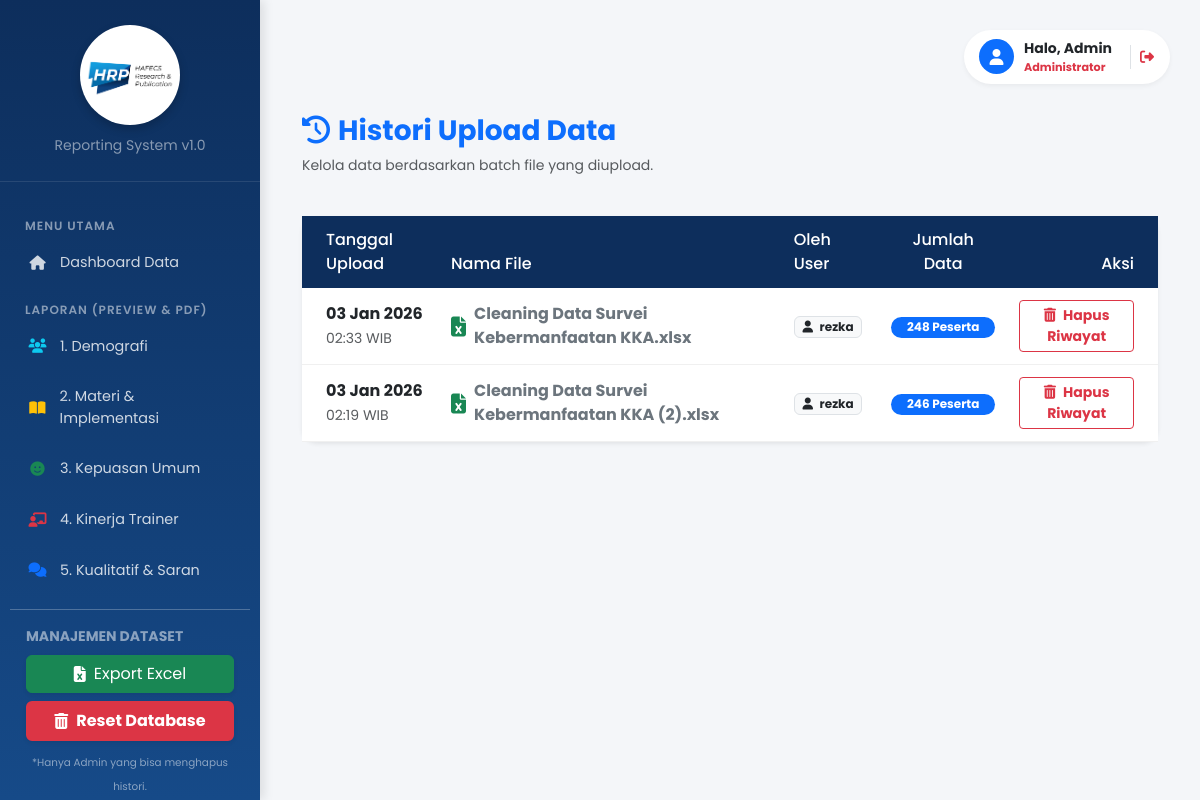
Before: /history/ (signed in) with the older database file.
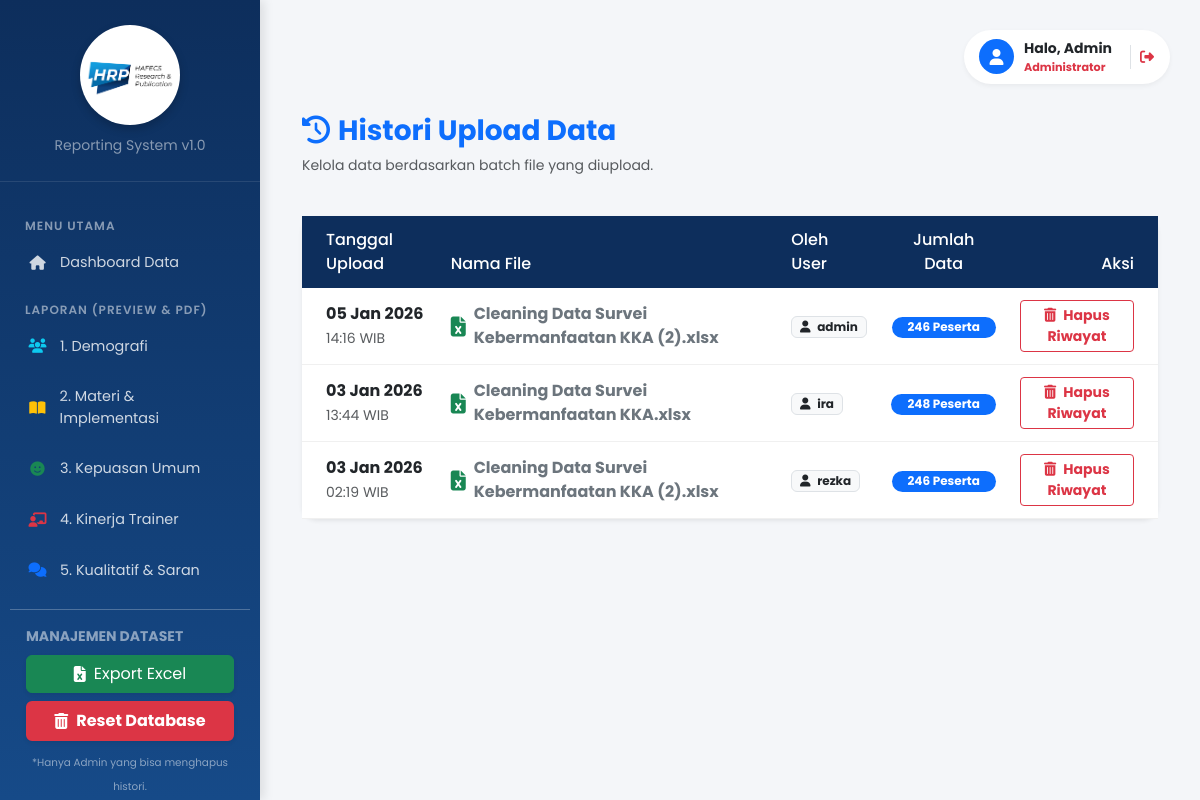
After: the same page with the newer database file.
### reporting/models.py (models this page shows, shortened)
class RiwayatUpload(models.Model):
    tanggal = models.DateTimeField(auto_now_add=True)
    nama_file = models.CharField(max_length=255)
    user_uploader = models.ForeignKey(User, on_delete=models.SET_NULL, null=True)
    jumlah_data = models.IntegerField(default=0)
    keterangan = models.TextField(blank=True, null=True) # Opsional, misal: "Data Pelatihan X"

### reporting/views.py (the view)
# urls.py: path('history/', views.manage_history, name='manage_history'),
@user_passes_test(is_admin) # Cuma Admin yang boleh
def manage_history(request):
    histories = RiwayatUpload.objects.all().order_by('-tanggal')
    context = {
        'histories': histories
    }
    return render(request, 'manage_history.html', context)

### reporting/views.py (called while the page is built)
def is_admin(user):
    return user.is_superuser

### templates/manage_history.html (shortened to what this page needs)
{% extends 'base.html' %}
{% block content %}
<div class="container mt-4">
    <div class="d-flex justify-content-between align-items-center mb-4">
        <div>
            <h3 class="fw-bold text-primary"><i class="fas fa-history me-2"></i>Histori Upload Data</h3>
            <p class="text-muted small">Kelola data berdasarkan batch file yang diupload.</p>
        </div>
    </div>
    <div class="card shadow-sm border-0">
        <div class="card-body p-0">
            <table class="table table-hover align-middle mb-0">
                <thead class="bg-light">
                    <tr>
                        <th class="ps-4">Tanggal Upload</th>
                        <th>Nama File</th>
                        <th>Oleh User</th>
                        <th class="text-center">Jumlah Data</th>
                        <th class="text-end pe-4">Aksi</th>
                    </tr>
                </thead>
                <tbody>
                    {% for item in histories %}
                    <tr>
                        <td class="ps-4">
                            <div class="fw-bold text-dark">{{ item.tanggal|date:"d M Y" }}</div>
                            <small class="text-muted">{{ item.tanggal|date:"H:i" }} WIB</small>
                        </td>
                        <td>
                            <div class="d-flex align-items-center">
                                <i class="fas fa-file-excel text-success me-2 fa-lg"></i>
                                <span class="fw-bold text-secondary">{{ item.nama_file }}</span>
                            </div>
                        </td>
                        <td>
                            <span class="badge bg-light text-dark border">
                                <i class="fas fa-user me-1"></i> {{ item.user_uploader.username }}
                            </span>
                        </td>
                        <td class="text-center">
                            <span class="badge bg-primary rounded-pill px-3">{{ item.peserta_set.count }} Peserta</span>
                        </td>
                        <td class="text-end pe-4">
                            <a href="{% url 'delete_history' item.id %}"
                               class="btn btn-sm btn-outline-danger fw-bold"
                               onclick="return confirm('⚠️ HATI-HATI!\n\nMenghapus histori ini akan MENGHAPUS PERMANEN {{ item.jumlah_data }} data peserta yang ada di dalamnya.\n\nYakin hapus?');">
                                <i class="fas fa-trash-alt me-1"></i> Hapus Riwayat
                            </a>
                        </td>
                    </tr>
                    {% endfor %}
                </tbody>
            </table>
        </div>
    </div>
</div>
{% endblock %}

### templates/base.html (shortened to what this page needs)
<!DOCTYPE html>
<html lang="id">
<head>
    <link href="https://cdnjs.cloudflare.com/ajax/libs/font-awesome/6.4.0/css/all.min.css" rel="stylesheet">
    <link href="https://cdn.jsdelivr.net/npm/bootstrap@5.3.0/dist/css/bootstrap.min.css" rel="stylesheet">
</head>
<body>
    <nav class="sidebar">
        <div class="sidebar-header">
            <img src="/media/logo hrp.png" alt="HRP Logo">
            <div class="small text-white-50">Reporting System v1.0</div>
        </div>
        <div class="sidebar-menu">
            <div class="menu-label">Menu Utama</div>
            <a href="{% url 'home' %}" class="sidebar-link {% if request.path == '/' %}active{% endif %}">
                <i class="fas fa-home"></i> Dashboard Data
            </a>
            <div class="menu-label">Laporan (Preview & PDF)</div>
            <a href="{% url 'view_demografi' %}" class="sidebar-link">
                <i class="fas fa-users text-info"></i> 1. Demografi
            </a>
            <a href="{% url 'view_materi' %}" class="sidebar-link">
                <i class="fas fa-book-open text-warning"></i> 2. Materi & Implementasi
            </a>
            <a href="{% url 'view_kepuasan' %}" class="sidebar-link">
                <i class="fas fa-smile text-success"></i> 3. Kepuasan Umum
            </a>
            <a href="{% url 'view_trainer' %}" class="sidebar-link">
                <i class="fas fa-chalkboard-teacher text-danger"></i> 4. Kinerja Trainer
            </a>
            <a href="{% url 'view_kualitatif' %}" class="sidebar-link">
                <i class="fas fa-comments text-primary"></i> 5. Kualitatif & Saran
            </a>
            <hr class="sidebar-divider my-3 opacity-25">
            <div class="sidebar-heading text-white-50 small text-uppercase fw-bold px-3 mb-2">
                Manajemen Dataset
            </div>
            <div class="px-3">
                <a href="{% url 'download_excel' %}" class="btn btn-success w-100 mb-2 d-flex align-items-center justify-content-center shadow-sm text-decoration-none">
                    <i class="fas fa-file-excel me-2"></i> Export Excel
                </a>
                {% if user.is_superuser %}
                    <a href="{% url 'hapus_semua_data' %}"
                       class="btn btn-danger w-100 d-flex align-items-center justify-content-center shadow-sm fw-bold text-decoration-none"
                       style="border: 2px solid #dc3545;"
                       onclick="return confirm('⚠️ DANGER ZONE (ADMIN) ⚠️\n\nAnda yakin ingin MENGHAPUS SEMUA DATA?\nData histori akan hilang permanen.')">
                        <i class="fas fa-trash-alt me-2"></i> Reset Database
                    </a>
                    <div class="text-center mt-2">
                        <small class="text-white-50" style="font-size: 0.65rem;">
                            *Hanya Admin yang bisa menghapus histori.
                        </small>
                    </div>
                {% endif %}
            </div>
        </div>
    </nav>
    <main class="main-content">
        <div class="top-navbar">
            <div class="user-profile">
                <div class="rounded-circle bg-primary text-white d-flex justify-content-center align-items-center" style="width: 35px; height: 35px;">
                    <i class="fas fa-user"></i>
                </div>
                <div>
                    <div class="small fw-bold text-dark">Halo, {{ user.username|title }}</div>
                    {% if user.is_superuser %}
                        <div class="small text-danger fw-bold" style="font-size: 0.7rem;">Administrator</div>
                    {% else %}
                        <div class="small text-muted" style="font-size: 0.7rem;">Staff (Researcher)</div>
                    {% endif %}
                </div>
                <div class="ms-2 ps-2 border-start">
                    <form action="{% url 'logout' %}" method="post">
                        <button type="submit" class="btn btn-sm text-danger p-0" title="Keluar">
                            <i class="fas fa-sign-out-alt"></i>
                        </button>
                    </form>
                </div>
            </div>
        </div>
        {% block content %}
        {% endblock %}
    </main>
</body>
</html>

### templates/base.html (style rules this page uses)
body { font-family: 'Poppins', sans-serif; background-color: #f4f6f9; overflow-x: hidden; }
.sidebar { width: 260px; height: 100vh; position: fixed; top: 0; left: 0; background: linear-gradient(180deg, #0d2e5c 0%, #164a88 100%); color: #fff; transition: all 0.3s; z-index: 1000; box-shadow: 4px 0 10px rgba(0,0,0,0.1); overflow-y: auto; scrollbar-width: thin; scrollbar-color: rgba(255,255,255,0.3) transparent; }
.sidebar-header { padding: 25px 20px; text-align: center; border-bottom: 1px solid rgba(255,255,255,0.1); }
.sidebar-header img { width: 100px; height: 100px; object-fit: contain; background-color: white; border-radius: 50%; padding: 5px; margin-bottom: 10px; box-shadow: 0 4px 10px rgba(0,0,0,0.2); }
.sidebar-menu { padding: 20px 10px; }
.menu-label { font-size: 0.75rem; text-transform: uppercase; color: rgba(255,255,255,0.5); margin: 15px 15px 5px; font-weight: 600; letter-spacing: 1px; }
.sidebar-link { display: flex; align-items: center; padding: 12px 15px; color: rgba(255,255,255,0.8); text-decoration: none; border-radius: 10px; margin-bottom: 5px; transition: all 0.2s; font-size: 0.9rem; }
.sidebar-link i { width: 25px; margin-right: 10px; text-align: center; }
.main-content { margin-left: 260px; padding: 30px; min-height: 100vh; }
.top-navbar { display: flex; justify-content: flex-end; align-items: center; margin-bottom: 30px; }
.user-profile { display: flex; align-items: center; gap: 10px; background: white; padding: 8px 15px; border-radius: 30px; box-shadow: 0 2px 5px rgba(0,0,0,0.05); }
.card { border: none; border-radius: 15px; box-shadow: 0 5px 20px rgba(0,0,0,0.05); background: #fff; transition: transform 0.2s; }
.table thead th { background-color: #0d2e5c; color: white; border: none; font-weight: 500; padding: 12px; }
.table tbody td { vertical-align: middle; padding: 12px; border-bottom: 1px solid #f0f0f0; }

Changed rows visible on the page:
removed RiwayatUpload: tanggal "03 Jan 2026", tanggal "02:33", nama_file "Cleaning Data Survei Kebermanfaatan KKA.xlsx", user_uploader.username "rezka", peserta_set.count "248"
added RiwayatUpload: tanggal "05 Jan 2026", tanggal "14:16", nama_file "Cleaning Data Survei Kebermanfaatan KKA (2).xlsx", user_uploader.username "admin", peserta_set.count "246"
added RiwayatUpload: tanggal "03 Jan 2026", tanggal "13:44", nama_file "Cleaning Data Survei Kebermanfaatan KKA.xlsx", user_uploader.username "ira", peserta_set.count "248"
